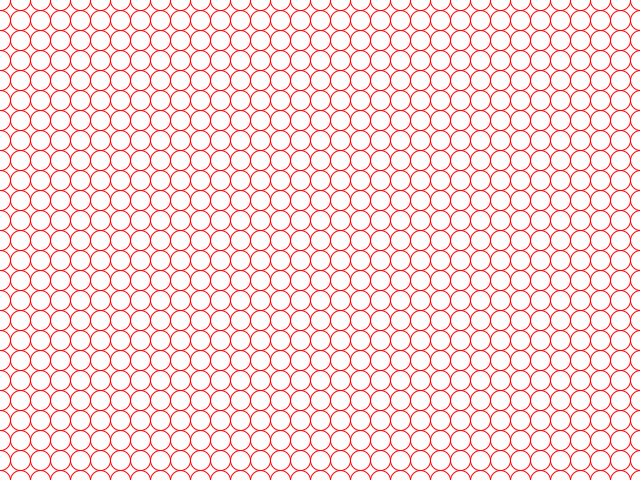
Frame 1 (no input)
Frame 60 (the mouse pressed at the canvas centre just before this capture): identical to frame 1, image omitted
Frame 120 (the mouse held since frame 60 and released just before this capture): identical to frame 1, image omitted

The Processing sketch that drew this single still picture (run headless with seeded random() and noise(); from frame 60 on, the mouse is pressed at the canvas centre):

// Processing sketch: sketch_4th
// ── sketch_4th.pde
void setup(){
  size(640,480);
}
int r=10;

void draw(){
  stroke(255,0,0);
  ellipseMode(RADIUS);
  background(255);
  int step = 20;
  //for (int i=0; i <= 640; i=i+step){
 //   for (int j=0; j<= 480;j=j+step){
   noFill();
  for (int i=0; i <= 640; i=i+step){
    for (int j=0; j<= 480;j=j+step){
    ellipse(i,j,r,r);
    }
  }
  
}
void keyPressed(){
  if (key == 'w')
   r++;
}
